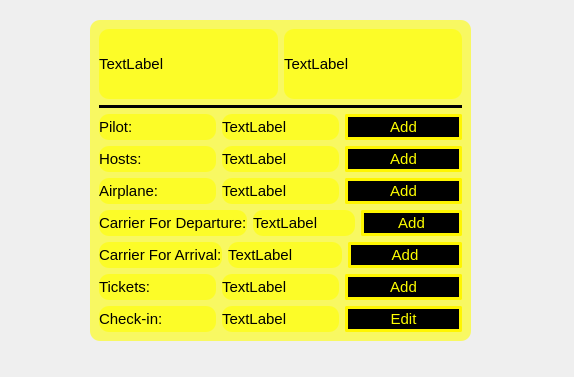
<?xml version="1.0" encoding="UTF-8"?>
<ui version="4.0">
 <class>FlightStatusDialog</class>
 <widget class="QDialog" name="FlightStatusDialog">
  <property name="geometry">
   <rect>
    <x>0</x>
    <y>0</y>

    <width>574</width>
    <height>377</height>

   </rect>
  </property>
  <property name="windowTitle">
   <string>Dialog</string>
  </property>
  <property name="styleSheet">
   <string notr="true">QPushButton {
	
	background-color: rgb(0, 0, 0);
	border: 3px solid #fff600;
	color: rgb(255, 255, 0);
	border-radius: 2px;
	height: 20px;
}

* {
	font-size: 11pt;
}

QDialog {
	border-image: url(:/img/mainwindow_background.jpg) 0 0 0 0 stretch stretch;
	
}

QFrame {
	
	background-color: rgb(255, 255, 0, 150);
	border-radius: 10px;
}

#line {
	background-color: black;

}</string>

  </property>
  <widget class="QFrame" name="frame">
   <property name="geometry">
    <rect>
     <x>90</x>

     <y>20</y>
     <width>381</width>
     <height>321</height>

    </rect>
   </property>
   <property name="frameShape">
    <enum>QFrame::StyledPanel</enum>
   </property>
   <property name="frameShadow">
    <enum>QFrame::Raised</enum>
   </property>

   <layout class="QVBoxLayout" name="verticalLayout_3">

    <item>
     <layout class="QHBoxLayout" name="horizontalLayout_6">
      <item>
       <widget class="QLabel" name="lblFlightSerial">
        <property name="text">
         <string>TextLabel</string>
        </property>
       </widget>
      </item>
      <item>
       <widget class="QLabel" name="lblFromTo">
        <property name="text">
         <string>TextLabel</string>
        </property>
       </widget>
      </item>
     </layout>
    </item>
    <item>
     <widget class="Line" name="line">
      <property name="orientation">
       <enum>Qt::Horizontal</enum>
      </property>
     </widget>
    </item>
    <item>
     <layout class="QHBoxLayout" name="horizontalLayout">
      <item>
       <widget class="QLabel" name="label">
        <property name="text">
         <string>Pilot:</string>
        </property>
       </widget>
      </item>
      <item>
       <widget class="QLabel" name="lblPilotStatus">
        <property name="text">
         <string>TextLabel</string>
        </property>
       </widget>
      </item>
      <item>
       <widget class="QPushButton" name="btnAddPilot">
        <property name="text">
         <string>Add</string>
        </property>
       </widget>
      </item>
     </layout>
    </item>
    <item>
     <layout class="QHBoxLayout" name="horizontalLayout_2">
      <item>
       <widget class="QLabel" name="label_2">
        <property name="text">
         <string>Hosts:</string>
        </property>
       </widget>
      </item>
      <item>
       <widget class="QLabel" name="lblHostsStatus">
        <property name="text">
         <string>TextLabel</string>
        </property>
       </widget>
      </item>
      <item>
       <widget class="QPushButton" name="btnAddHost">
        <property name="text">
         <string>Add</string>
        </property>
       </widget>
      </item>
     </layout>
    </item>
    <item>
     <layout class="QHBoxLayout" name="horizontalLayout_3">
      <item>
       <widget class="QLabel" name="label_3">
        <property name="text">
         <string>Airplane:</string>
        </property>
       </widget>
      </item>
      <item>
       <widget class="QLabel" name="lblAirplaneStatus">
        <property name="text">
         <string>TextLabel</string>
        </property>
       </widget>
      </item>
      <item>
       <widget class="QPushButton" name="btnAddAirplane">
        <property name="text">
         <string>Add</string>
        </property>
       </widget>
      </item>
     </layout>
    </item>
    <item>
     <layout class="QHBoxLayout" name="horizontalLayout_4">
      <item>
       <widget class="QLabel" name="label_4">
        <property name="text">
         <string>Carrier For Departure:</string>
        </property>
       </widget>
      </item>
      <item>
       <widget class="QLabel" name="lblDepartureCarrierStatus">
        <property name="text">
         <string>TextLabel</string>
        </property>
       </widget>
      </item>
      <item>
       <widget class="QPushButton" name="btnAddDCarrier">
        <property name="text">
         <string>Add</string>
        </property>
       </widget>
      </item>
     </layout>
    </item>
    <item>
     <layout class="QHBoxLayout" name="horizontalLayout_5">
      <item>
       <widget class="QLabel" name="label_5">
        <property name="text">
         <string>Carrier For Arrival:</string>
        </property>
       </widget>
      </item>
      <item>
       <widget class="QLabel" name="lblArrivalCarrierStatus">
        <property name="text">
         <string>TextLabel</string>
        </property>
       </widget>
      </item>
      <item>
       <widget class="QPushButton" name="btnAddACarrier">
        <property name="text">
         <string>Add</string>
        </property>
       </widget>
      </item>
     </layout>
    </item>
    <item>
     <layout class="QHBoxLayout" name="horizontalLayout_7">
      <item>
       <widget class="QLabel" name="label_6">
        <property name="text">
         <string>Tickets:</string>
        </property>
       </widget>
      </item>
      <item>
       <widget class="QLabel" name="lblTicketsStatus">
        <property name="text">
         <string>TextLabel</string>
        </property>
       </widget>
      </item>
      <item>
       <widget class="QPushButton" name="btnAddTicket">
        <property name="text">
         <string>Add</string>
        </property>
       </widget>
      </item>
     </layout>
    </item>

    <item>
     <layout class="QVBoxLayout" name="verticalLayout_2">
      <item>
       <layout class="QHBoxLayout" name="horizontalLayout_8">
        <item>
         <layout class="QHBoxLayout" name="horizontalLayout_9">
          <item>
           <layout class="QHBoxLayout" name="horizontalLayout_10">
            <item>
             <widget class="QLabel" name="label_8">
              <property name="text">
               <string>Check-in:</string>
              </property>
             </widget>
            </item>
            <item>
             <widget class="QLabel" name="lblCheckStasus">
              <property name="text">
               <string>TextLabel</string>
              </property>
             </widget>
            </item>
            <item>
             <widget class="QPushButton" name="btnEditCheck">
              <property name="text">
               <string>Edit</string>
              </property>
             </widget>
            </item>
           </layout>
          </item>
         </layout>
        </item>
       </layout>
      </item>
     </layout>
    </item>

   </layout>
  </widget>
 </widget>
 <resources/>
 <connections/>
</ui>
